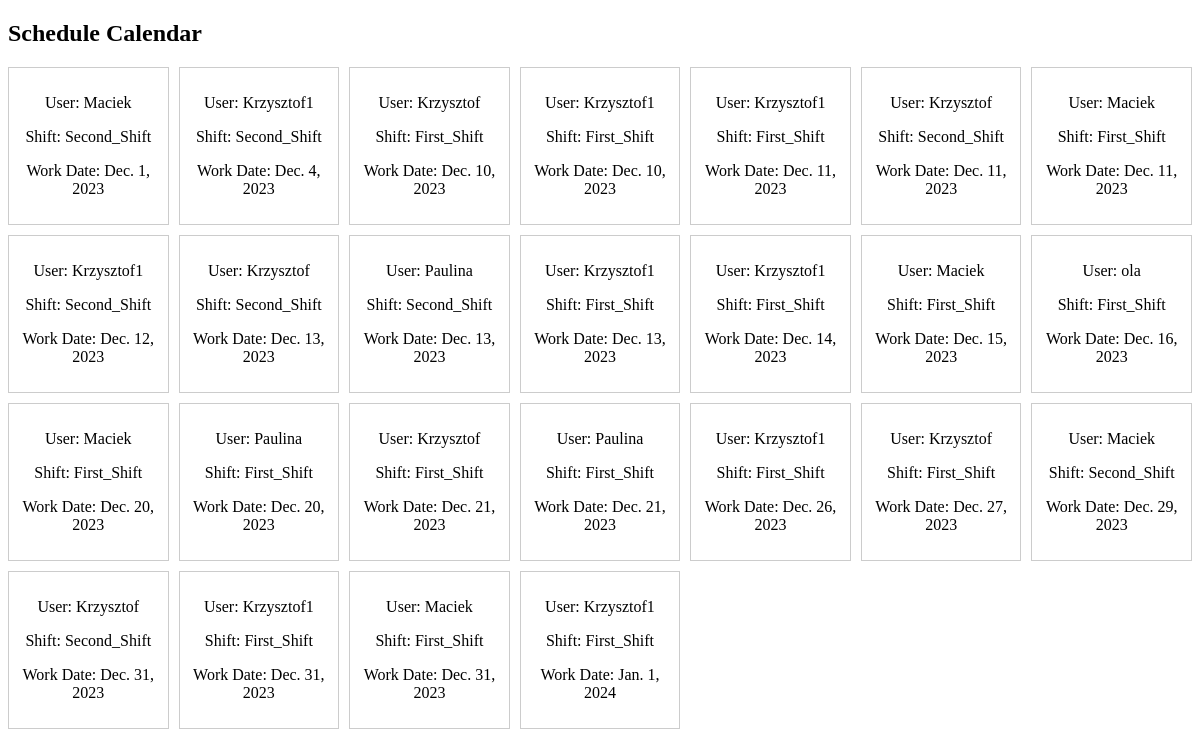
The page /generate_schedule/ (signed in) on the database as committed earlier.
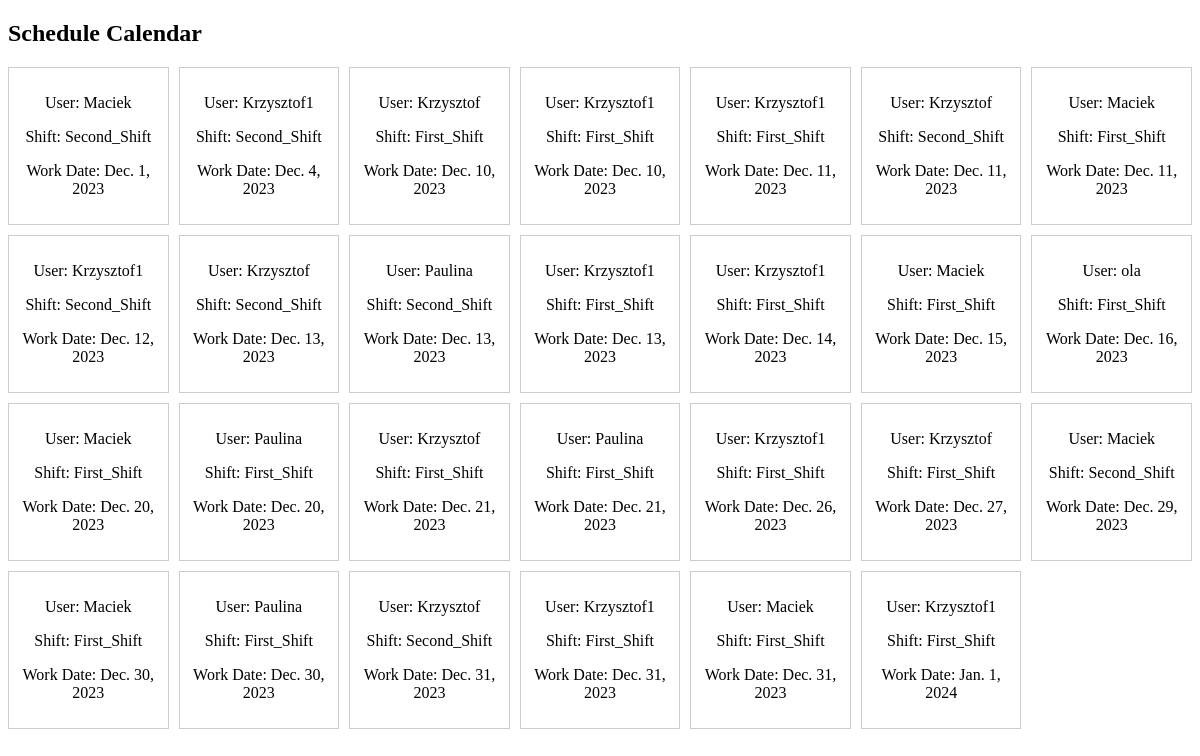
The same page on the database as committed later.
### viewer/models.py (models this page shows, shortened)
class Schedule(models.Model):
    UniqueID = models.AutoField(primary_key=True)
    user = models.ForeignKey(User, on_delete=models.CASCADE, null=True, blank=True)
    shift_id = models.ForeignKey(Shift, on_delete=models.CASCADE)
    work_date = models.DateField()
    month = models.IntegerField(default=0)  # Domyślna wartość
    year = models.IntegerField(default=0)   # Domyślna wartość

class Shift(models.Model):
    SHIFT_CHOICES = [
        ('First_Shift', '8:00-16:00'),
        ('Second_Shift', '14:00-22:00'),
    ]
    shift_id = models.AutoField(primary_key=True)
    shift_name = models.CharField(max_length=20, choices=SHIFT_CHOICES)
    hours = models.IntegerField(default=8)
    min_num_workers = models.PositiveIntegerField(default=2)
    max_num_workers = models.PositiveIntegerField(default=3)

### viewer/views.py (the view)
# urls.py: path('generate_schedule/', views.generate_schedule, name='generate_schedule'),
@user_passes_test(is_admin, login_url='login')
@login_required(login_url='login')
def generate_schedule(request):
    work_restrictions, created = WorkRestrictions.objects.get_or_create(
        max_daily_hours=8,
        min_hours_between=12,
        hours_limit=8
    )
    if created:
        messages.info(request, "Work restrictions created successfully.")
    shifts_data = [
        {'shift_name': 'First_Shift', 'hours': 8, 'min_num_workers': 2, 'max_num_workers': 3},
        {'shift_name': 'Second_Shift', 'hours': 8, 'min_num_workers': 2, 'max_num_workers': 3},
    ]
    for shift_data in shifts_data:
        shift, created = Shift.objects.get_or_create(
            shift_name=shift_data['shift_name'],
            defaults={
                'hours': shift_data['hours'],
                'min_num_workers': shift_data['min_num_workers'],
                'max_num_workers': shift_data['max_num_workers']
            }
        )
        if created:
            messages.info(request, f"Shift {shift.shift_name} created successfully.")
    users_availabilities = UserAvailability.objects.all()
    schedule_entries = []
    for user_availability in users_availabilities:
        try:
            shift = Shift.objects.get(shift_name=user_availability.shift_preferences)
        except Shift.DoesNotExist:
            messages.error(request, f"Shift {user_availability.shift_preferences} does not exist.")
            continue
        existing_hours_for_user = Schedule.objects.filter(
            user=user_availability.user_id,
            work_date=user_availability.day
        ).aggregate(models.Sum('shift_id__hours'))['shift_id__hours__sum'] or 0
        if existing_hours_for_user + shift.hours <= work_restrictions.max_daily_hours:
            min_hours_between_shifts = work_restrictions.min_hours_between
            if Schedule.objects.filter(
                    user=user_availability.user_id,
                    work_date__lt=user_availability.day,
                    work_date__gte=user_availability.day - timedelta(hours=min_hours_between_shifts)
            ).exists():
                continue
            schedule_entry = Schedule.objects.create(
                user=user_availability.user_id,
                shift_id=shift,
                work_date=user_availability.day
            )
            schedule_entries.append(schedule_entry)
    all_schedule_entries = Schedule.objects.all().order_by('work_date')
    return render(request, 'schedule/schedule_list.html', {'schedule_entries': all_schedule_entries})

### viewer/views.py (called while the page is built)
def is_admin(user):
    return user.is_authenticated and user.is_staff

### viewer/templates/schedule/schedule_list.html (shortened to what this page needs)
<!DOCTYPE html>
<html lang="en">
<head>
    <link rel="stylesheet" type="text/css" href="https://cdn.datatables.net/1.10.25/css/jquery.dataTables.css">
</head>
<body>
    <h2>Schedule Calendar</h2>
    <div class="calendar">
        {% for schedule_entry in schedule_entries %}
            <div class="day">
                <p>User: {{ schedule_entry.user.username }}</p>
                <p>Shift: {{ schedule_entry.shift_id.shift_name }}</p>
                <p>Work Date: {{ schedule_entry.work_date }}</p>
            </div>
        {% endfor %}
    </div>
</body>
</html>

Rows that differ between the two databases and show on the page:
added Schedule: user.username "Maciek", shift_id.shift_name "First_Shift", work_date "Dec. 30, 2023"
added Schedule: user.username "Paulina", shift_id.shift_name "First_Shift", work_date "Dec. 30, 2023"
